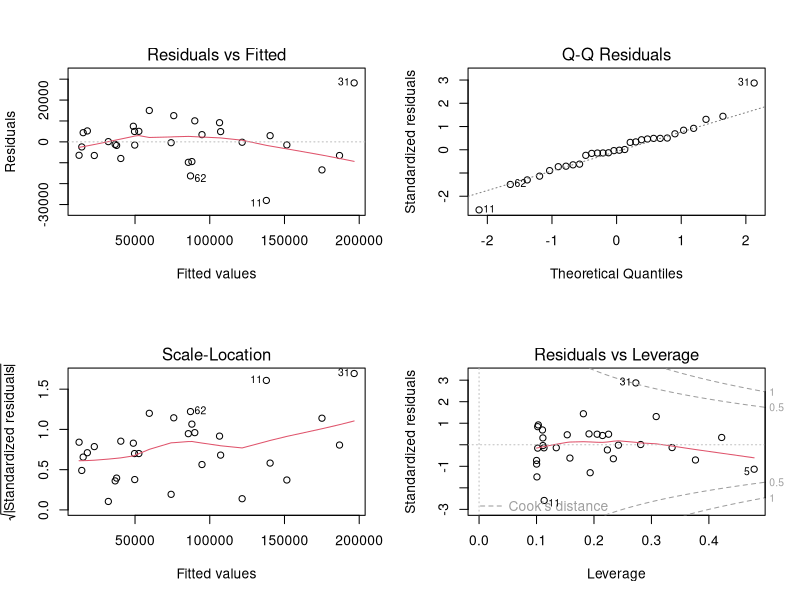
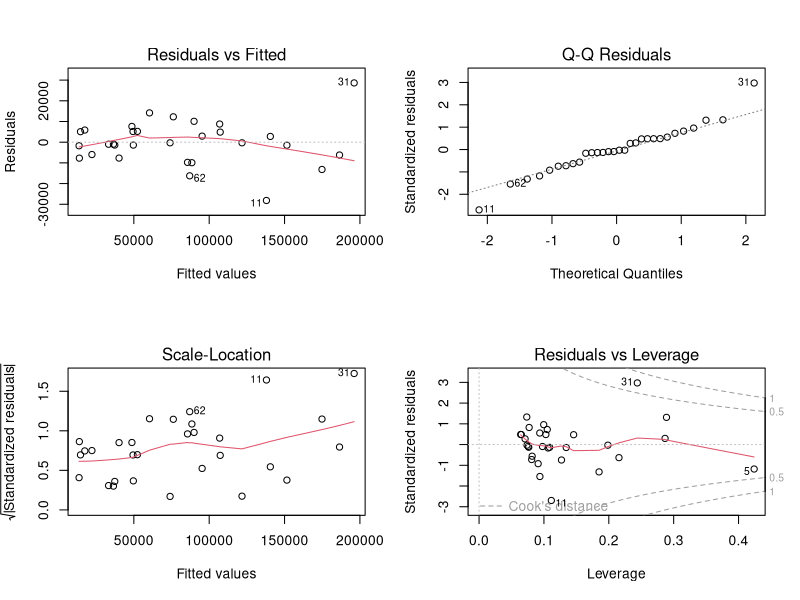
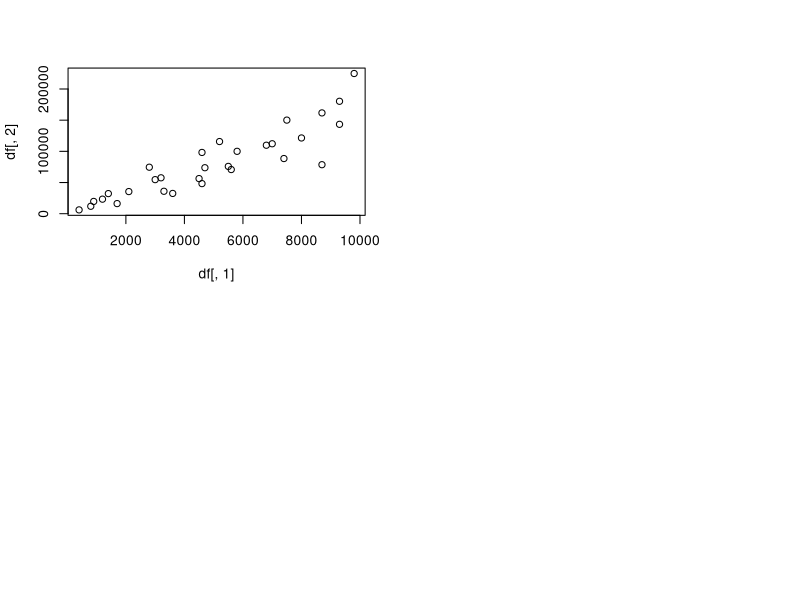

Reproduce these figures in R, in order.
library(car)
rm(list = ls())
mao <- read.table('mao.txt')
panda <- read.table('panda.txt')
pagoda <- read.table('pagoda.txt')
df <- rbind(mao,pagoda,panda)
df$type <- rep(NA,30)
df[1:10,3] <- 'mao'
df[11:20,3] <- 'panda'
df[21:30,3] <- 'pagoda'
head(df)

mod1 <- lm(cost~ quantity + type + quantity:type, data = df )
summary(mod1)
par(mfrow = c(2,2))
plot(mod1)
vif(mod1)
coefs1 <- coef(mod1)

linearHypothesis(mod1, c(0,0,0,1,0,0), 0)

linearHypothesis(mod1, c(0,0,1,0,0,0), 0) # i pvalue sono molto alti e ci portano a pensare che i costi fissi siano gli stessi

linearHypothesis(mod1, c(0,0,0,0,1,0), 0)

linearHypothesis(mod1, c(0,0,0,0,0,1), 0) # qui invece sono abbastanza bassi da portarci a pensare che siano differenti

mod2 <- lm(cost~ quantity + quantity:type, data = df )
summary(mod2)
par(mfrow = c(2,2))
plot(mod2)
vif(mod2)
coefs2 <- coef(mod2)

newdata <- rbind(data.frame(quantity = 2500, type = 'mao'), data.frame(quantity = 4000, type = 'panda'), data.frame(quantity = 1000, type = 'pagoda'))

k <- 3
alpha <- 0.1
guess <- predict(mod2, newdata, interval = 'prediction', conf.level = 1 - alpha/k)

plot(df[,1], df[,2])



